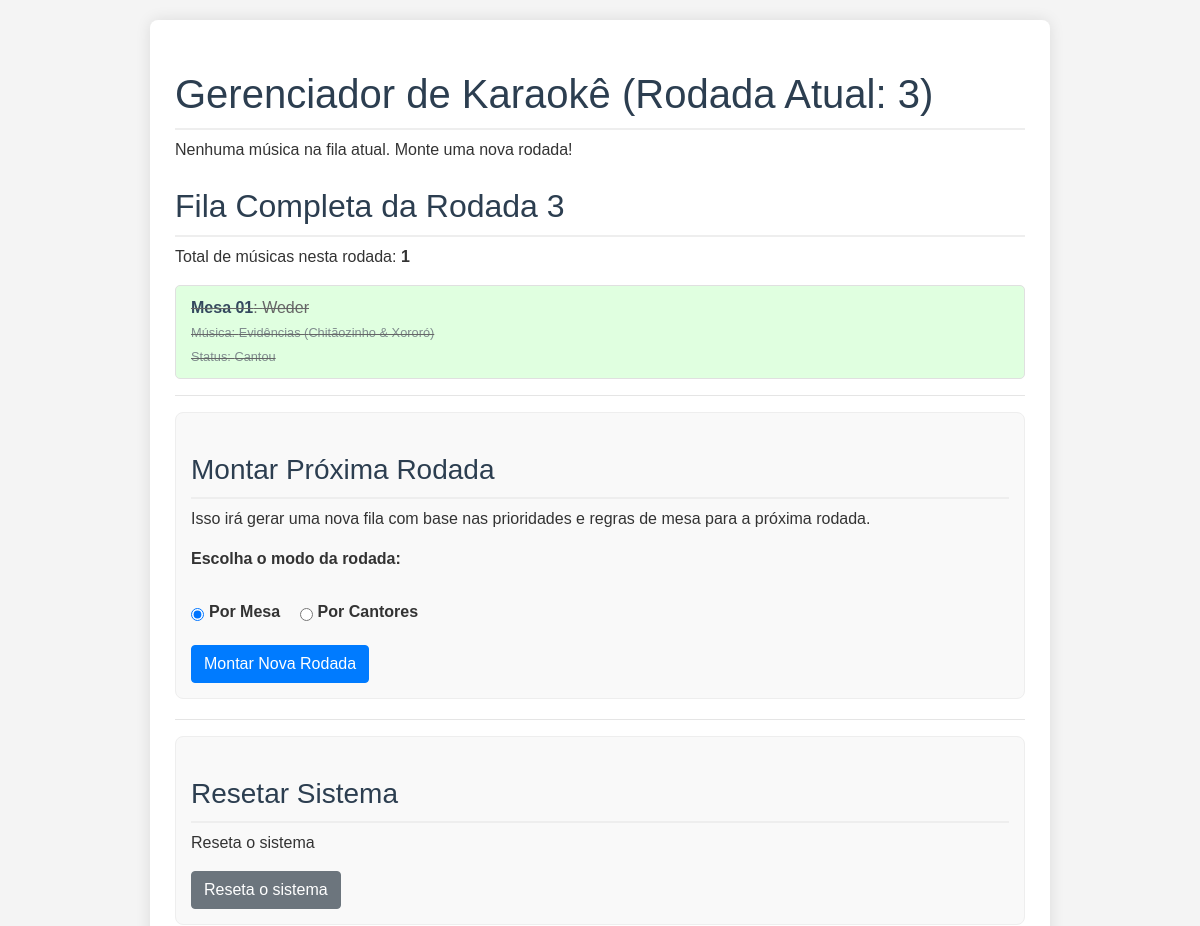
Before: / (upper part) with the older database file.
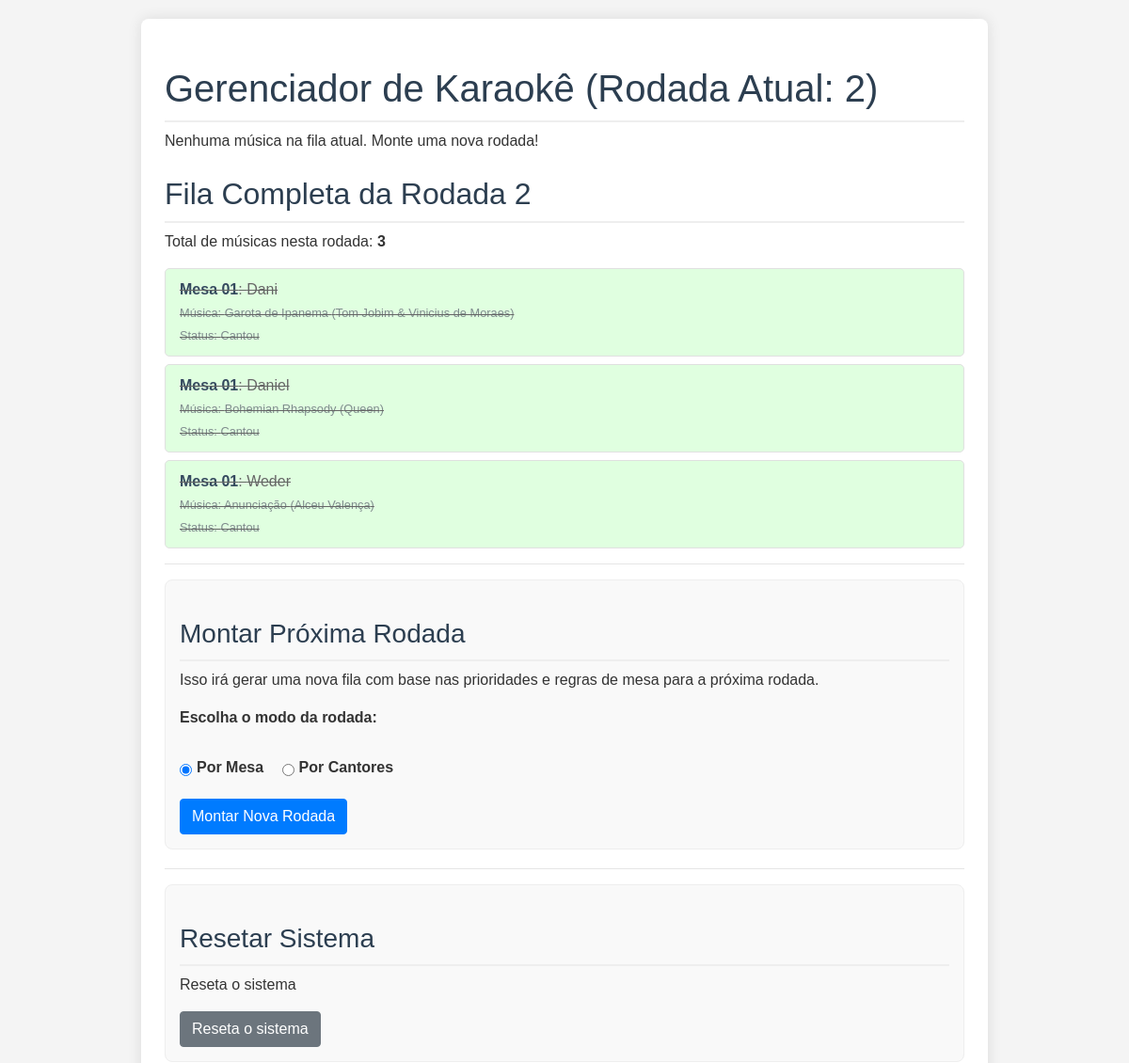
After: the same page with the newer database file.
### tables this page shows
CREATE TABLE `fila_rodadas` (
  `id` int(11) NOT NULL,
  `id_cantor` int(11) NOT NULL,
  `id_musica` int(11) NOT NULL,
  `ordem_na_rodada` int(11) NOT NULL,
  `rodada` int(11) NOT NULL,
  `status` enum('aguardando','em_execucao','cantou','pulou','selecionada_para_rodada') DEFAULT 'aguardando',
  `timestamp_adicao` datetime DEFAULT current_timestamp(),
  `timestamp_inicio_canto` datetime DEFAULT NULL,
  `timestamp_fim_canto` datetime DEFAULT NULL,
  `musica_cantor_id` int(11) DEFAULT NULL,
  `id_mesa` int(11) DEFAULT NULL
);

CREATE TABLE `mesas` (
  `id` int(11) NOT NULL,
  `nome_mesa` varchar(255) NOT NULL,
  `tamanho_mesa` int(11) NOT NULL DEFAULT 0
);

CREATE TABLE `cantores` (
  `id` int(11) NOT NULL,
  `nome_cantor` varchar(255) NOT NULL,
  `id_mesa` int(11) DEFAULT NULL,
  `proximo_ordem_musica` int(11) NOT NULL DEFAULT 1
);

CREATE TABLE `musicas` (
  `id` int(11) NOT NULL,
  `codigo` int(5) NOT NULL,
  `titulo` varchar(255) NOT NULL,
  `artista` varchar(255) DEFAULT NULL,
  `trecho` text NOT NULL,
  `duracao_segundos` int(11) DEFAULT NULL
);

### funcoes_fila.php (called while the page is built, shortened)
<?php
function getRodadaAtual(PDO $pdo) {
    try {
        $stmt = $pdo->query("SELECT rodada_atual FROM controle_rodada WHERE id = 1");
        $rodadaAtualFromDB = $stmt->fetchColumn();
        $stmtCheckAnyActiveFila = $pdo->query("SELECT rodada FROM fila_rodadas WHERE status = 'aguardando' OR status = 'em_execucao' ORDER BY rodada DESC LIMIT 1");
        $rodadaComMusicasAguardando = $stmtCheckAnyActiveFila->fetchColumn();
        $stmtMaxRodadaFinalizada = $pdo->query("SELECT MAX(rodada) FROM fila_rodadas WHERE status IN ('cantou', 'pulou')");
        $maxRodadaFinalizada = $stmtMaxRodadaFinalizada->fetchColumn();
        if ($maxRodadaFinalizada !== false && $maxRodadaFinalizada !== null) {
            return (int)$maxRodadaFinalizada;
        }
        return 0;
    } catch (\PDOException $e) {
        error_log("Erro ao obter rodada atual: " . $e->getMessage());
        return 0;
    }
}
function getMusicaEmExecucao(PDO $pdo) {
    $rodadaAtual = getRodadaAtual($pdo);
    try {
        $sql = "
            SELECT
                fr.id AS fila_id,
                fr.id_cantor,         -- Adicionar para consistência
                fr.id_musica,         -- Adicionar para consistência
                fr.musica_cantor_id,  -- <<< ADICIONAR ESTA LINHA AQUI
                c.nome_cantor,
                m.titulo AS titulo_musica,
                m.artista AS artista_musica,
                m.codigo AS codigo_musica, -- Adicionar código da música se precisar
                me.nome_mesa,
                me.tamanho_mesa,
                fr.status,
                fr.ordem_na_rodada
            FROM fila_rodadas fr
            JOIN cantores c ON fr.id_cantor = c.id
            JOIN musicas m ON fr.id_musica = m.id
            JOIN mesas me ON c.id_mesa = me.id
            WHERE fr.rodada = ? AND fr.status = 'em_execucao'
            LIMIT 1";
        $stmt = $pdo->prepare($sql);
        $stmt->execute([$rodadaAtual]);
        return $stmt->fetch(PDO::FETCH_ASSOC);
    } catch (\PDOException $e) {
        error_log("Erro ao obter música em execução: " . $e->getMessage());
        return null;
    }
}
function getFilaCompleta(PDO $pdo) {
    $rodadaAtual = getRodadaAtual($pdo);
    try {
        $sql = "
            SELECT
                fr.id AS fila_id,
                c.nome_cantor,
                m.titulo AS titulo_musica,
                m.artista AS artista_musica,
                me.nome_mesa,
                me.tamanho_mesa,
                fr.status,
                fr.ordem_na_rodada
            FROM fila_rodadas fr
            JOIN cantores c ON fr.id_cantor = c.id
            JOIN musicas m ON fr.id_musica = m.id
            JOIN mesas me ON c.id_mesa = me.id
            WHERE fr.rodada = ?
            ORDER BY
                CASE
                    WHEN fr.status = 'em_execucao' THEN 0 -- A música em execução deve vir primeiro
                    WHEN fr.status = 'aguardando' THEN 1
                    WHEN fr.status = 'selecionada_para_rodada' THEN 2
                    WHEN fr.status = 'pulou' THEN 3
                    WHEN fr.status = 'cantou' THEN 4
                    ELSE 5 -- Para qualquer outro status futuro
                END,
                fr.ordem_na_rodada ASC";
        $stmt = $pdo->prepare($sql);
        $stmt->execute([$rodadaAtual]);
        return $stmt->fetchAll();
    } catch (\PDOException $e) {
        error_log("Erro ao obter fila completa: " . $e->getMessage());
        return [];
    }
}

### index.php (the view, shortened to what this page needs)
<?php
require_once 'funcoes_fila.php';
$rodada_atual = getRodadaAtual($pdo);
$musica_em_execucao = getMusicaEmExecucao($pdo);
$fila_completa = getFilaCompleta($pdo);
?>
<!DOCTYPE html>
<html lang="pt-BR">
<head>
    <link rel="stylesheet" href="https://stackpath.bootstrapcdn.com/bootstrap/4.5.2/css/bootstrap.min.css">
    <link rel="stylesheet" href="https://code.jquery.com/ui/1.12.1/themes/base/jquery-ui.css">
    <link rel="stylesheet" href="css/style_index.css">
</head>
<body>
    <div class="container">
        <h1>Gerenciador de Karaokê (Rodada Atual: <?php echo $rodada_atual; ?>)</h1>
		<?php if ($musica_em_execucao): ?>
			<div class="current-song">
				<h3>CANTANDO AGORA</h3>
				<p>Música: <strong><?php echo htmlspecialchars($musica_em_execucao['titulo_musica']); ?></strong> (<?php echo htmlspecialchars($musica_em_execucao['artista_musica']); ?>)</p>
				<p>Mesa <?php echo htmlspecialchars($musica_em_execucao['nome_mesa']); ?> - <?php echo htmlspecialchars($musica_em_execucao['nome_cantor']); ?></p>
				<div class="actions">
					<button type="button" class="btn btn-primary" onclick="finalizarMusica(<?php echo $musica_em_execucao['fila_id']; ?>)">Finalizar Música (Próxima)</button>
					<button type="button" class="btn btn-danger" onclick="pularMusica(<?php echo $musica_em_execucao['fila_id']; ?>)">Pular Música</button>
					<button type="button" class="btn btn-info" data-toggle="modal" data-target="#trocarMusicaModal" data-fila-id="<?php echo $musica_em_execucao['fila_id']; ?>" data-current-music-title="<?php echo htmlspecialchars($musica_em_execucao['titulo_musica'] . ' (' . $musica_em_execucao['artista_musica'] . ')'); ?>">Trocar Música</button>
				</div>
			</div>
		<?php else: ?>
			<p>Nenhuma música na fila atual. Monte uma nova rodada!</p>
		<?php endif; ?>
        <h2>Fila Completa da Rodada <?php echo $rodada_atual; ?></h2>
<?php if (empty($fila_completa)): ?>
    <p>A fila está vazia. Adicione cantores ou monte a próxima rodada.</p>
<?php else: ?>
    <p>Total de músicas nesta rodada: <strong><?php echo count($fila_completa); ?></strong></p>
    <ul class="queue-list" id="sortable-queue">
        <?php foreach ($fila_completa as $item): ?>
            <?php
            $item_class = 'queue-item';
            if ($item['status'] == 'cantou') {
                $item_class .= ' completed';
            } elseif ($item['status'] == 'pulou') {
                $item_class .= ' skipped';
            }
            ?>
            <li class="<?php echo trim($item_class); ?>" data-id="<?php echo htmlspecialchars($item['fila_id']); ?>">
                <div class="queue-info">
                    <strong><?php echo htmlspecialchars($item['nome_mesa']); ?></strong>: <?php echo htmlspecialchars($item['nome_cantor']); ?>
                    <br>
                    <small>Música: <?php echo htmlspecialchars($item['titulo_musica']); ?> (<?php echo htmlspecialchars($item['artista_musica']); ?>)</small>
                    <br>
                    <small>Status: <?php echo htmlspecialchars(ucfirst($item['status'])); ?></small>
                </div>
            </li>
        <?php endforeach; ?>
    </ul>
<?php endif; ?>
		<hr>
		<div class="form-section">
            <h3>Montar Próxima Rodada</h3>
            <p>Isso irá gerar uma nova fila com base nas prioridades e regras de mesa para a próxima rodada.</p>
            <form method="POST">
                <div class="form-group">
                    <label>Escolha o modo da rodada:</label><br>
                    <div class="form-check form-check-inline">
                        <input class="form-check-input" type="radio" name="modo_fila" id="modoMesa" value="mesa" checked>
                        <label class="form-check-label" for="modoMesa">Por Mesa</label>
                    </div>
                    <div class="form-check form-check-inline">
                        <input class="form-check-input" type="radio" name="modo_fila" id="modoCantor" value="cantor">
                        <label class="form-check-label" for="modoCantor">Por Cantores</label>
                    </div>
                </div>
                <button type="submit" class="btn btn-primary">Montar Nova Rodada</button>
            </form>
        </div>
        <hr>
        <div class="form-section">
            <h3>Resetar Sistema</h3>
            <p>Reseta o sistema</p>
            <form method="POST" action="index.php">
                <button type="submit" class="btn btn-secondary">Reseta o sistema</button>
            </form>
        </div>
    </div>
</body>
</html>

### css/style_index.css (style rules this page uses)
body { font-family: Arial, sans-serif; margin: 20px; background-color: #f4f4f4; color: #333; }
.container { max-width: 900px; margin: auto; background: white; padding: 25px; border-radius: 8px; box-shadow: 0 0 15px rgba(0,0,0,0.1); }
h1, h2, h3 { color: #2c3e50; border-bottom: 2px solid #eee; padding-bottom: 10px; margin-top: 25px; }
.form-section { background-color: #f9f9f9; padding: 15px; border-radius: 8px; margin-bottom: 20px; border: 1px solid #eee; }
.form-section label { display: block; margin-bottom: 5px; font-weight: bold; }
.form-section button { margin-right: 10px; }
.queue-list { list-style: none; padding: 0; }
.queue-item { background-color: #f0f8ff; border: 1px solid #e0e0e0; padding: 10px 15px; margin-bottom: 8px; border-radius: 5px; display: flex; justify-content: space-between; align-items: center; }
.queue-item.completed { background-color: #e0ffe0; color: #666; text-decoration: line-through; }
.queue-info strong { color: #34495e; }
.queue-info small { color: #7f8c8d; }
.queue-item { cursor: grab; }
.form-check-inline { margin-right: 15px; }

Changed rows visible on the page:
removed fila_rodadas: mesas.nome_mesa "Mesa 01", id_cantor.nome_cantor "Weder", id_musica.titulo "Evidências", id_musica.artista "Chitãozinho & Xororó", status "Cantou"
added fila_rodadas: id_mesa.nome_mesa "Mesa 01", id_cantor.nome_cantor "Dani", id_musica.titulo "Garota de Ipanema", id_musica.artista "Tom Jobim & Vinicius de Moraes", status "Cantou"
added fila_rodadas: id_mesa.nome_mesa "Mesa 01", id_cantor.nome_cantor "Daniel", id_musica.titulo "Bohemian Rhapsody", id_musica.artista "Queen", status "Cantou"
added fila_rodadas: id_mesa.nome_mesa "Mesa 01", id_cantor.nome_cantor "Weder", id_musica.titulo "Anunciação", id_musica.artista "Alceu Valença", status "Cantou"
Other visible differences:
$rodada_atual: "3" → "2"
count($fila_completa): "1" → "3"
